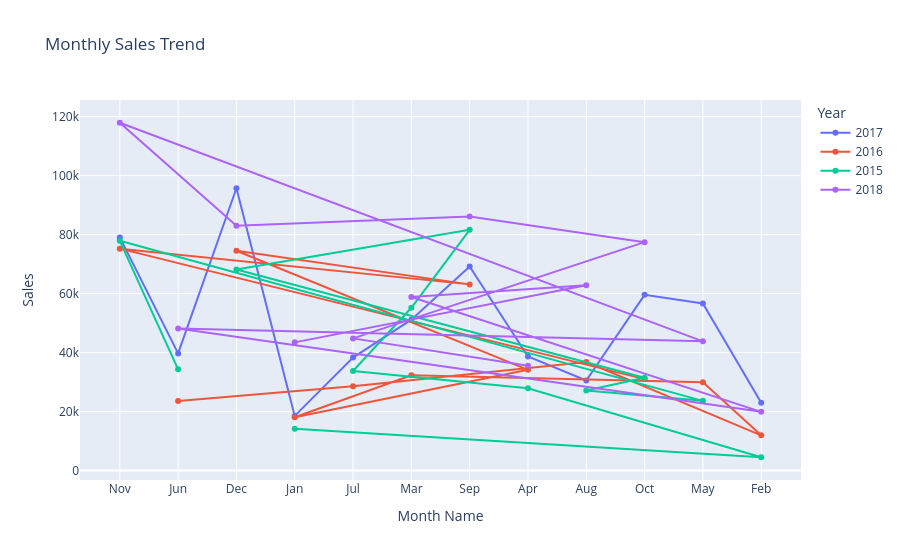

The code cell stored with this chart in its notebook:
### Code cell
fig = px.line(
    monthly_sales,
    x="Month Name",
    y="Sales",
    color="Year",
    markers=True,
    title="Monthly Sales Trend"
)

fig.show()

### Figure 1 — Plotly figure (JSON) as saved in the notebook; plotly's stock layout.template omitted (floating-point values rounded to 4 significant figures)
{"data": [{"hovertemplate": "Year=2017<br>Month Name=%{x}<br>Sales=%{y}<extra></extra>", "legendgroup": "2017", "line": {"color": "#636efa", "dash": "solid"}, "marker": {"symbol": "circle"}, "mode": "lines+markers", "name": "2017", "orientation": "v", "showlegend": true, "type": "scatter", "x": ["Nov", "Jun", "Dec", "Jan", "Jul", "Mar", "Sep", "Apr", "Aug", "Oct", "May", "Feb"], "xaxis": "x", "y": [79070.0, 39720.0, 95740.0, 18540.0, 38320.0, 51170.0, 69190.0, 38680.0, 30540.0, 59580.0, 56660.0, 22980.0], "yaxis": "y"}, {"hovertemplate": "Year=2016<br>Month Name=%{x}<br>Sales=%{y}<extra></extra>", "legendgroup": "2016", "line": {"color": "#EF553B", "dash": "solid"}, "marker": {"symbol": "circle"}, "mode": "lines+markers", "name": "2016", "orientation": "v", "showlegend": true, "type": "scatter", "x": ["Oct", "Nov", "Sep", "Dec", "Apr", "Jan", "Mar", "May", "Feb", "Aug", "Jul", "Jun"], "xaxis": "x", "y": [31010.0, 75250.0, 63130.0, 74540.0, 34150.0, 18070.0, 32340.0, 29960.0, 11950.0, 36820.0, 28610.0, 23600.0], "yaxis": "y"}, {"hovertemplate": "Year=2015<br>Month Name=%{x}<br>Sales=%{y}<extra></extra>", "legendgroup": "2015", "line": {"color": "#00cc96", "dash": "solid"}, "marker": {"symbol": "circle"}, "mode": "lines+markers", "name": "2015", "orientation": "v", "showlegend": true, "type": "scatter", "x": ["Jun", "Nov", "May", "Aug", "Oct", "Dec", "Sep", "Mar", "Jul", "Apr", "Feb", "Jan"], "xaxis": "x", "y": [34320.0, 77910.0, 23640.0, 27120.0, 31450.0, 68170.0, 81620.0, 55210.0, 33780.0, 27910.0, 4520.0, 14210.0], "yaxis": "y"}, {"hovertemplate": "Year=2018<br>Month Name=%{x}<br>Sales=%{y}<extra></extra>", "legendgroup": "2018", "line": {"color": "#ab63fa", "dash": "solid"}, "marker": {"symbol": "circle"}, "mode": "lines+markers", "name": "2018", "orientation": "v", "showlegend": true, "type": "scatter", "x": ["Apr", "Jul", "Oct", "Sep", "Dec", "Nov", "May", "Jun", "Feb", "Mar", "Aug", "Jan"], "xaxis": "x", "y": [35540.0, 44830.0, 77450.0, 86150.0, 83030.0, 117900.0, 43830.0, 48190.0, 19920.0, 58860.0, 62840.0, 43480.0], "yaxis": "y"}], "layout": {"legend": {"title": {"text": "Year"}, "tracegroupgap": 0}, "title": {"text": "Monthly Sales Trend"}, "xaxis": {"anchor": "y", "domain": [0, 1], "title": {"text": "Month Name"}}, "yaxis": {"anchor": "x", "domain": [0, 1], "title": {"text": "Sales"}}}}
